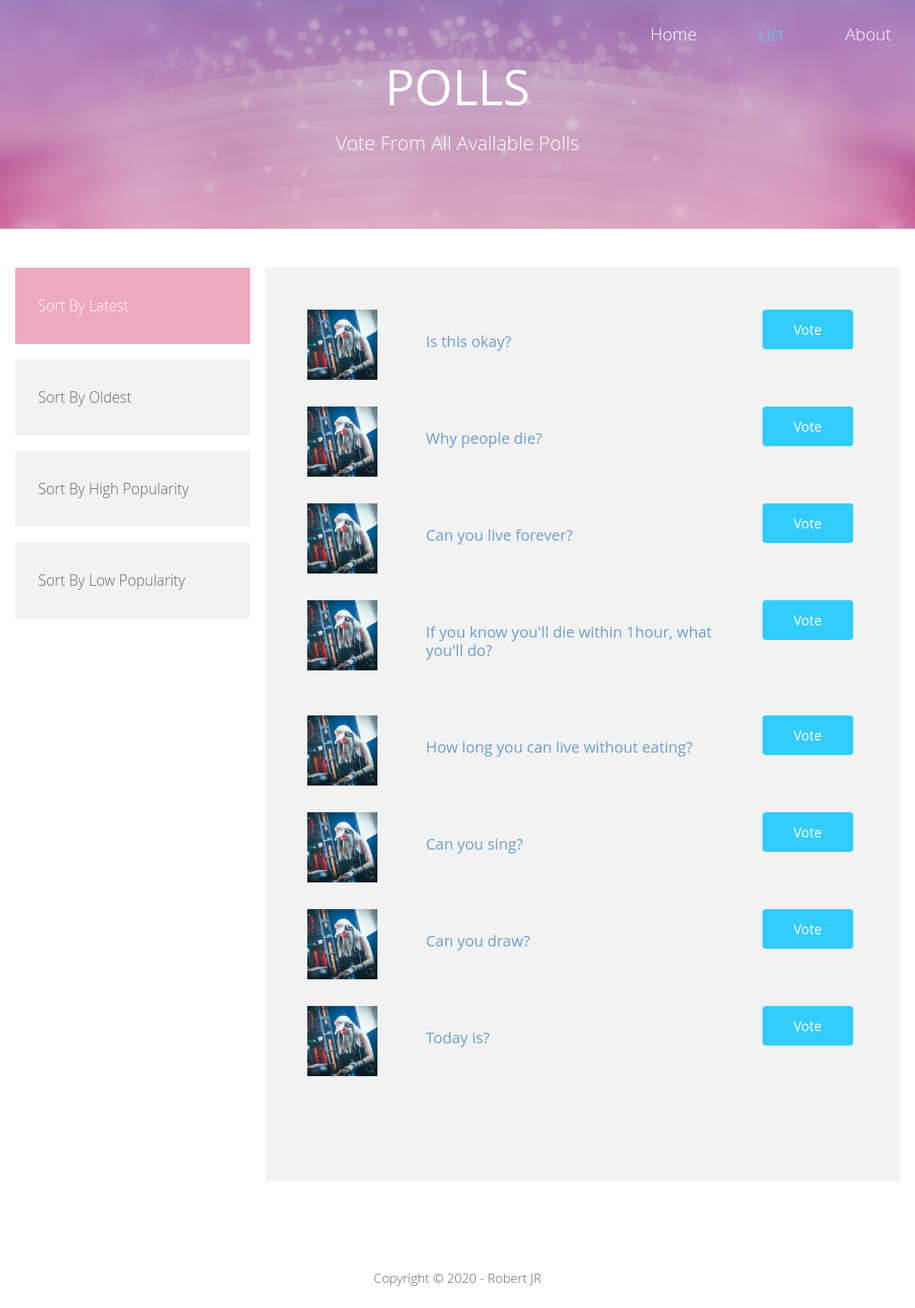
The app's page /polls/list/, older data.
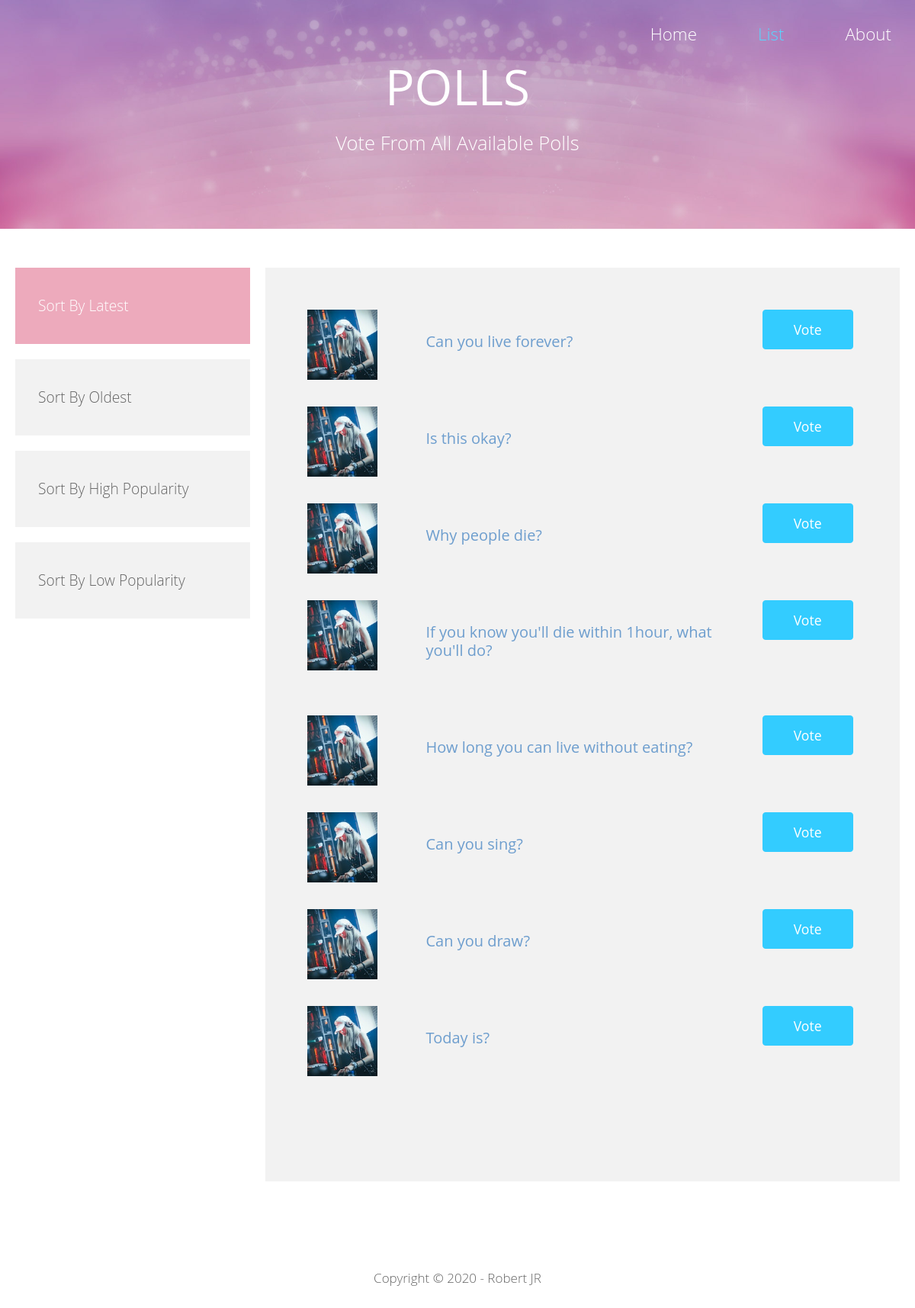
The same page, newer data.
### polls/models.py (models this page shows, shortened)
class Question(models.Model):
    question_text = models.CharField(max_length=200)
    pub_date = models.DateTimeField('date published', auto_now=True)
    is_availabe = models.BooleanField(default=True)
    popularity = models.IntegerField(default=0)

### polls/views.py (the view)
# urls.py: path('list/', views.list_polls, name='list'),
def list_polls(request):
    try:
        questions = Question.objects.filter(is_availabe=True)
    except Question.DoesNotExist:
        raise Http404('No polls are exist')
    context = {
        'latest_questions': questions.order_by('-pub_date'),
        'oldest_questions': questions,
        'high_popular_questions': questions.order_by('-popularity', '-pub_date'),
        'low_popular_questions': questions.order_by('popularity')
    }
    return render(request, 'polls/list.html', context)

### polls/templates/polls/list.html (shortened to what this page needs)
{% load static %}
<link rel="stylesheet" type="text/css" href="{% static 'polls/bootstrap.min.css' %}">
<link rel="stylesheet" type="text/css" href="{% static 'polls/tooplate-style.css' %}">
<!DOCTYPE html>
<html lang="en">
<head>
</head>
<body>
    <div class="tm-main">
        <div class="tm-welcome-section" style="background-image: url('/static/polls/images/insertion-header.jpg');">
            <div class="container tm-navbar-container">
                <div class="row">
                    <div class="col-xl-12">
                        <nav class="navbar navbar-expand-sm">
                            <ul class="navbar-nav ml-auto">
                                <li class="nav-item active">
                                    <a href="/polls/" class="nav-link tm-nav-link tm-text-white">Home</a>
                                </li>
                                <li class="nav-item">
                                    <a href="/polls/list/" class="nav-link tm-nav-link tm-text-white active">List</a>
                                </li>
                                <li class="nav-item">
                                    <a href="#" class="nav-link tm-nav-link tm-text-white">About</a>
                                </li>
                            </ul>
                        </nav>
                    </div>
                </div>
            </div>
            <div class="container text-center tm-welcome-container">
                <div class="tm-welcome">
                    <h1 class="text-uppercase mb-3 tm-site-name">Polls</h1>
                    <p class="tm-site-description">Vote From All Available Polls</p>
                </div>
            </div>
        </div>
        <br>
        <br>
        <div class="row tm-about-row tm-mb-medium">
            <div class="tm-tab-links-container">
                <ul class="nav nav-tabs" id="tmTab" role="tablist">
                    <li class="nav-item">
                        <a class="nav-link tm-bg-gray tm-media-v-center tm-tab-link active" id="home-tab"
                            data-toggle="tab" href="#tab1" role="tab" aria-controls="home" aria-selected="false">
                            <p class="media-body mb-0 tm-media-link">Sort By Latest</p>
                        </a>
                    </li>
                    <li class="nav-item">
                        <a class="nav-link tm-bg-gray tm-media-v-center tm-tab-link" id="profile-tab" data-toggle="tab"
                            href="#tab2" role="tab" aria-controls="profile" aria-selected="false">
                            <p class="media-body mb-0 tm-media-link">Sort By Oldest</p>
                        </a>
                    </li>
                    <li class="nav-item">
                        <a class="nav-link tm-bg-gray tm-media-v-center tm-tab-link" id="contact-tab" data-toggle="tab"
                            href="#tab3" role="tab" aria-controls="contact" aria-selected="false">
                            <p class="media-body mb-0 tm-media-link">Sort By High Popularity</p>
                        </a>
                    </li>
                    <li class="nav-item">
                        <a class="nav-link tm-bg-gray tm-media-v-center tm-tab-link" id="contact-tab" data-toggle="tab"
                            href="#tab4" role="tab" aria-controls="contact" aria-selected="false">
                            <p class="media-body mb-0 tm-media-link">Sort By Low Popularity</p>
                        </a>
                    </li>
                </ul>
            </div>
            <div class="tm-tab-content-container">
                <div class="tab-content h-100 tm-bg-gray" id="myTabContent">
                    <div class="tab-pane fade show active" id="tab1" role="tabpanel" aria-labelledby="tab1-tab">
                        <div class="media tm-media-2">
                            <div class="media-body tm-media-body-2">
                                {% if latest_questions %}
                                <div class="row mb-5">
                                    <div class="col-xl-12">
                                        <div class="media-boxes">
                                            {% for question in latest_questions %}
                                            <div class="media">
                                                <div class="row" style="width: 100%;">
                                                    <div class="col-lg-2">
                                                        <img src="/static/polls/images/tab1.jpg" alt="Image" class="mr-3">
                                                    </div>
                                                    <div class="col-lg-10">
                                                        <div class="media-body tm-bg-gray">
                                                            <div class="row" style="width: 100%;">
                                                                <div class="col-lg-10">
                                                                    <div class="tm-description-box">
                                                                        <h5 class="tm-text-blue">{{ question.question_text }}</h5>
                                                                    </div>
                                                                </div>
                                                                <div class="col-lg-2">
                                                                    <a href="/polls/{{ question.id }}/" class="btn btn-secondary">Vote</a>
                                                                </div>
                                                            </div>
                                                        </div>
                                                    </div>
                                                </div>
                                            </div>
                                            {% endfor %}
                                        </div>
                                    </div>
                                </div>
                                {% endif %}
                            </div>
                        </div>
                    </div>
                </div>
            </div>
        </div>
        <footer class="row">
            <div class="col-xl-12">
                <p class="text-center p-4">Copyright &copy; <span class="tm-current-year">2020</span> - Robert JR
                </p>
            </div>
        </footer>
    </div>
</body>
</html>

### polls/static/polls/tooplate-style.css (style rules this page uses)
body { font-family: 'Open Sans', Helvetica, Arial, sans-serif; font-size: 17px; font-weight: 300; color: #666666; overflow-x: hidden; }
a { transition: all 0.3s ease; }
a:hover, a:focus, a.active { color: #58d5ff; text-decoration: none; }
.tm-welcome-section { height: 83vh; display: flex; flex-direction: column; align-items: center; justify-content: center; background-color: #E7A7C0; background-image: url("images/insertion.jpg"); background-repeat: no-repeat; background-size: cover; background-position: center center; color: white; max-height: 300px; min-height: 200px; }
.tm-navbar-container { position: absolute; top: 0; }
.navbar-nav { margin-right: 0; }
.nav-link { font-size: 1.4rem; }
.tm-site-description { font-size: 1.6rem; color: white; }
.navbar-expand-sm .navbar-nav .nav-link { padding: 10px 20px; }
.navbar-nav { flex-direction: row; }
.tm-site-name { font-size: 4rem; }
.tm-text-white { color: #fff; }
.tm-text-blue { color: #6e9ece; }
.tm-bg-gray { background-color: #F2F2F2; }
.media-boxes { max-width: 930px; margin: 0 auto; }
.media { margin-bottom: 35px; }
.media-body { display: flex; }
.tm-description-box { padding: 30px 35px; }
.tm-mb-medium { margin-bottom: 90px; }
.tm-media-v-center { display: flex; align-items: center; padding: 33px 30px; cursor: pointer; transition: all 0.3s ease; width: 100%; height: 100px; }
.nav-tabs .nav-item { margin-bottom: 20px; width: 100%; }
.nav-tabs .nav-item:last-child { margin-bottom: 0; }
.tm-media-link { font-size: 1.2rem; }
.tm-about-row { max-width: 1190px; margin-left: auto; margin-right: auto; }
.tm-media-2 { padding: 55px; margin-bottom: 0; height: 100%; align-items: center; }
.tm-media-body-2 { flex-direction: column; }
.tm-media-body-2 .btn { align-self: center; }
.btn-secondary { background-color: #33CCFF; border-color: #33CCFF; font-size: 1.1rem; padding: 12px 40px; }
.nav-tabs .nav-link { border-radius: 0; border: none; color: #666666; }
.nav-tabs { border-bottom: 0; }
.nav-tabs .nav-item.show .nav-link, .nav-tabs .nav-link.active, .nav-tabs .nav-link:hover { background-color: #EDAABC; color: white; }
.tm-tab-links-container, .tm-tab-content-container { position: relative; width: 100%; min-height: 1px; }
.tm-tab-links-container { flex: 0 0 28%; padding-right: 10px; padding-left: 15px; }
.tm-tab-content-container { flex: 0 0 72%; padding-right: 15px; padding-left: 10px; }
.tab-content { display: flex; align-items: center; }
@media (min-width: 576px) { .navbar-expand-sm .navbar-nav .nav-link { padding: 20px 40px; } }
@media (min-width: 576px) { .navbar-nav { margin-right: -40px; } }
@media (min-width: 1200px) { .container { max-width: 1230px; } }

Row changes from the older to the newer data that the page shows:
changed Question "Can you live forever?": moves up the list
